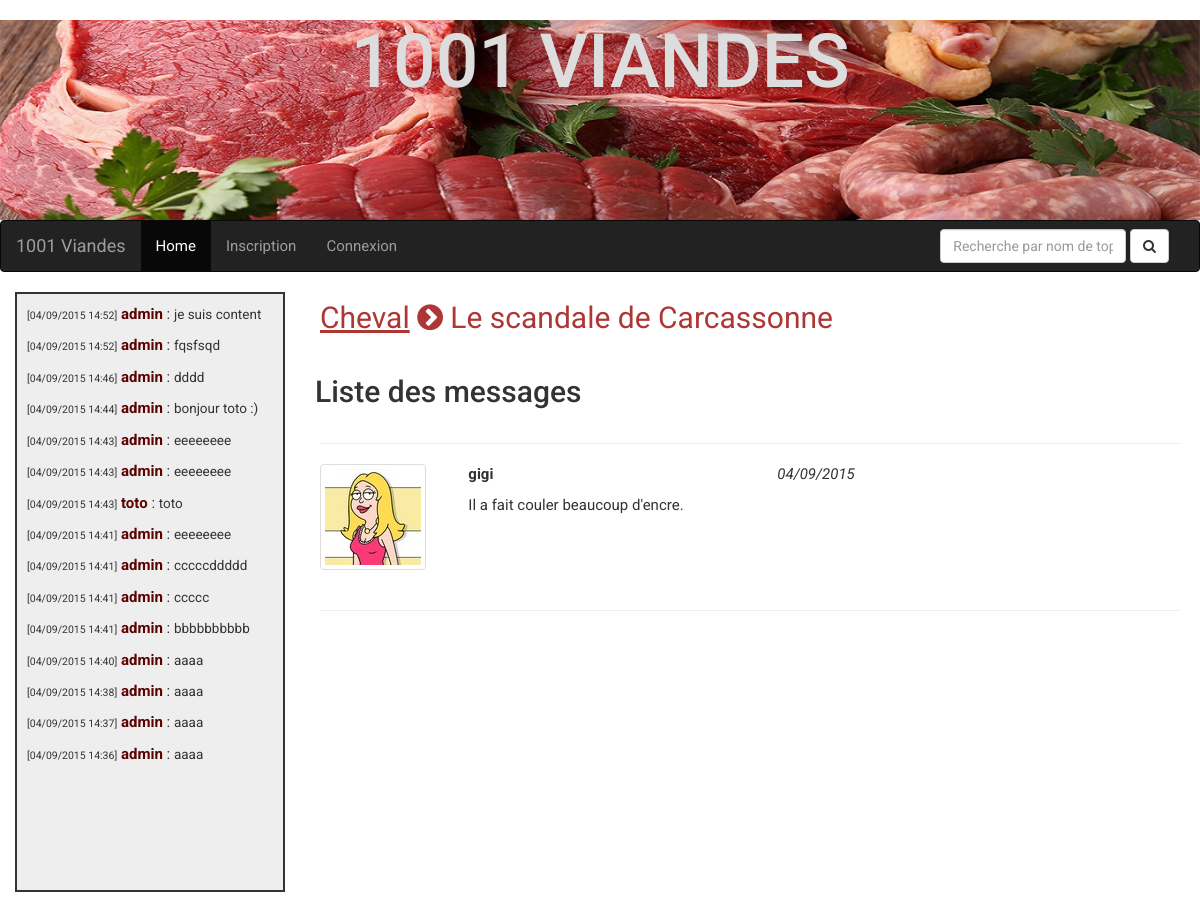
Page /home/Cheval/Le+scandale+de+Carcassonne on the earlier database version.
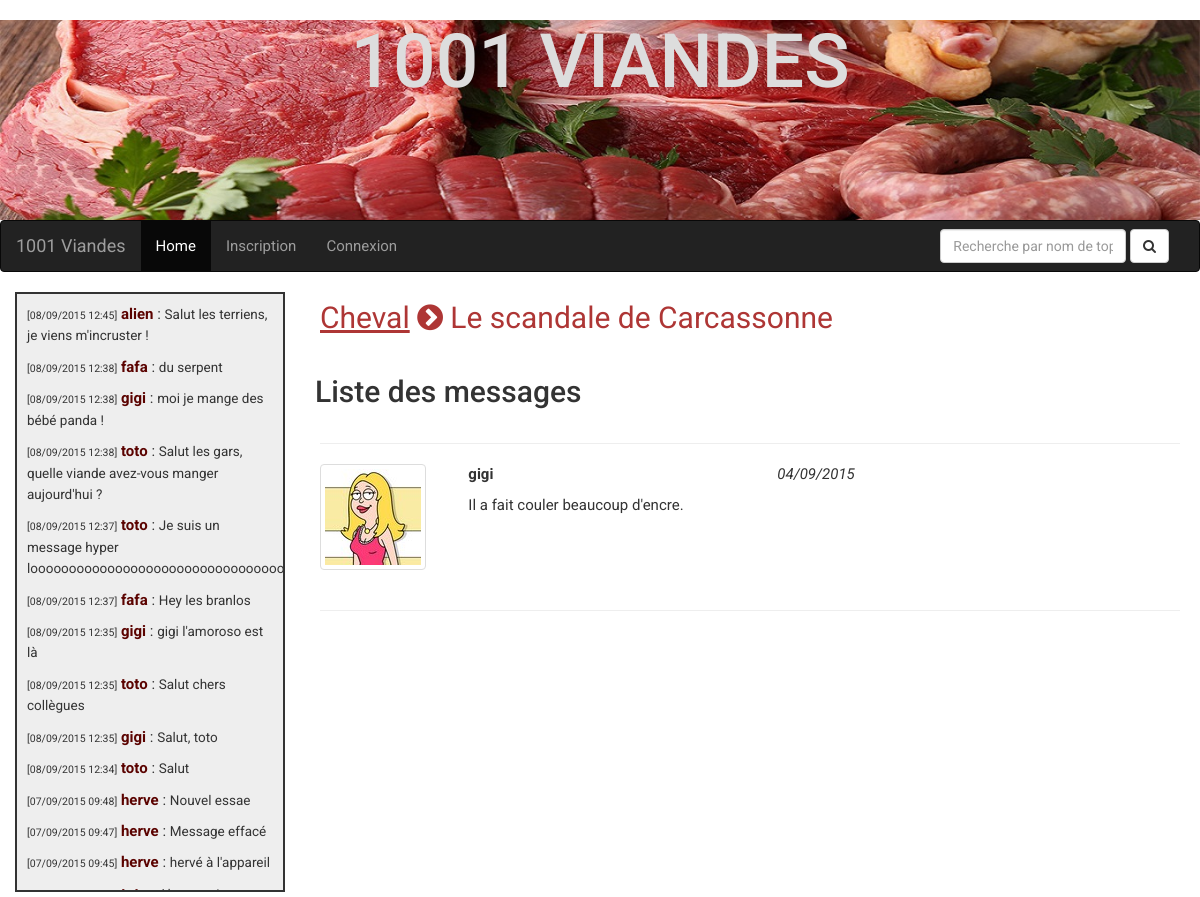
Same page on the later database version.
### tables this page shows
CREATE TABLE IF NOT EXISTS `tchat` (
  `id` int(11) NOT NULL AUTO_INCREMENT,
  `message` varchar(4096) NOT NULL,
  `date` timestamp NOT NULL DEFAULT CURRENT_TIMESTAMP,
  `id_auteur` int(11) NOT NULL,
  PRIMARY KEY (`id`),
  KEY `id_auteur` (`id_auteur`)
);

CREATE TABLE IF NOT EXISTS `user` (
  `id` int(11) NOT NULL AUTO_INCREMENT,
  `login` varchar(32) NOT NULL,
  `email` varchar(128) NOT NULL,
  `password` varchar(512) NOT NULL,
  `avatar` varchar(512) NOT NULL,
  `statut` int(11) DEFAULT NULL,
  PRIMARY KEY (`id`),
  UNIQUE KEY `login` (`login`),
  UNIQUE KEY `email` (`email`)
);

CREATE TABLE IF NOT EXISTS `categories` (
  `id` int(11) NOT NULL AUTO_INCREMENT,
  `category` varchar(128) NOT NULL,
  PRIMARY KEY (`id`),
  UNIQUE KEY `category` (`category`)
);

CREATE TABLE IF NOT EXISTS `topics` (
  `id` int(11) NOT NULL AUTO_INCREMENT,
  `titre` varchar(512) NOT NULL,
  `date` timestamp NOT NULL DEFAULT CURRENT_TIMESTAMP,
  `id_auteur` int(11) NOT NULL,
  `id_category` int(11) NOT NULL,
  PRIMARY KEY (`id`),
  KEY `id_auteur` (`id_auteur`),
  KEY `id_category` (`id_category`)
);

CREATE TABLE IF NOT EXISTS `messages` (
  `id` int(11) NOT NULL AUTO_INCREMENT,
  `contenu` varchar(4096) NOT NULL,
  `date` timestamp NOT NULL DEFAULT CURRENT_TIMESTAMP,
  `id_auteur` int(11) NOT NULL,
  `id_topic` int(11) NOT NULL,
  `signalement` int(11) NOT NULL DEFAULT '0',
  PRIMARY KEY (`id`),
  KEY `id_auteur` (`id_auteur`),
  KEY `id_topic` (`id_topic`)
);

### apps/skel.php (called while the page is built)
<?php
	require ('./views/skel.phtml');
?>

### index.php (called while the page is built, shortened)
<?php
require ('./apps/skel.php');
?>

### apps/tchat.php (called while the page is built)
<?php
$manager = new TchatManager($link);
$messages = $manager->selectLast();
require('./views/tchat.phtml');
?>

### models/TchatManager.class.php (called while the page is built, shortened)
<?php
class TchatManager
{
	private $link;
	public function __construct($link)
	{
		$this->link = $link;
	}
	public function selectLast()
	{
		$request = "SELECT * FROM tchat ORDER BY date DESC LIMIT 0, 15";
		$res = mysqli_query($this->link, $request);
		$resultat = array();
		while ($message = mysqli_fetch_object($res, 'Tchat', array($this->link)))
		{
			$resultat[] = $message;
		}
		return $resultat;
	}
}
?>

### models/Tchat.class.php (called while the page is built, shortened)
<?php
class Tchat
{
	private $message;
	private $date;
	private $id_auteur;
	private $link;
	public function __construct($link)
	{
		$this->link = $link;
	}
	public function getMessage()
	{
		return $this->message;
	}
	public function getFormatDate()
	{
		return date('d/m/Y H:i', strtotime($this->date));
	}
	public function getAuteur()
	{
		$manager = new UserManager($this->link);
		$user = $manager->selectById($this->id_auteur);
		return $user;
	}
}
?>

### models/UserManager.class.php (called while the page is built, shortened)
<?php
class UserManager
{
	private $link;
	public function __construct($link)
	{
		$this->link = $link;
	}
	public function selectById($id)
	{
		$request = "SELECT user.*,bannis.ban_date FROM user LEFT JOIN bannis ON bannis.id_user=user.id WHERE user.id = '".$id."'";
		$res = mysqli_query($this->link, $request);
		$user = mysqli_fetch_object($res, 'User', array($this->link));
		return $user;
	}
}
?>

### models/User.class.php (called while the page is built, shortened)
<?php
class User
{
	private $login;
	private $avatar;
	public function getLogin()
	{
		return $this->login;
	}
	public function getAvatar()
	{
		return $this->avatar;
	}
}
?>

### apps/messages.php (called while the page is built)
<?php
$categoryName = $_GET['category'];
$topicName = $_GET['topic'];
$manager = new CategorieManager($link);
$categorie = $manager->selectByName($categoryName);
$topic = $categorie->selectByName($topicName);
require ('views/messages.phtml');
?>

### views/content.phtml (called while the page is built)
<?php require('apps/'.$page.'.php'); ?>

### apps/content.php (called while the page is built)
<?php
	require ('./views/content.phtml');
?>

### models/CategorieManager.class.php (called while the page is built, shortened)
<?php
class CategorieManager
{
	private $link;
	public function __construct($link)
	{
		$this->link = $link;
	}
	public function selectByName($category)
	{
		$request = "SELECT * FROM categories WHERE category = '".$category."'";
		$res = mysqli_query($this->link, $request);
		$categorie = mysqli_fetch_object($res, 'Categorie', array($this->link));
		return $categorie;
	}
}
?>

### models/Categorie.class.php (called while the page is built, shortened)
<?php
class Categorie
{
	private $id;
	private $category;
	private $link;
	public function  __construct($link)
	{
		$this->link = $link;
	}
	public function getCategory()
	{
		return $this->category;
	}
	public function selectByName($topic)
	{
		$topic = mysqli_real_escape_string($this->link, $topic);
		$request = "SELECT * FROM topics WHERE titre ='".$topic."' AND id_category='".$this->id."'";
		$res = mysqli_query($this->link, $request);
		$topic = mysqli_fetch_object($res, 'Topic', array($this->link));
		return $topic;
	}
}
?>

### models/Topic.class.php (called while the page is built, shortened)
<?php
class Topic
{
	private $id;
	private $titre;
	private $link;
	public function __construct($link)
	{
		$this->link = $link;
	}
	public function getTitre()
	{
		return $this->titre;
	}
	public function selectAll()
	{
		$request = "SELECT * from messages WHERE id_topic = '".$this->id."' ORDER BY date DESC";
		$res = mysqli_query($this->link, $request);
		$resultat = array();
		while ($message = mysqli_fetch_object($res, "Message", array($this->link)))
		{
			$resultat[] = $message;
		}
		return $resultat;
	}
}
?>

### models/Message.class.php (called while the page is built, shortened)
<?php
class Message
{
	private $contenu;
	private $date;
	private $id_auteur;
	public function getContenu()
	{
		return $this->contenu;
	}
	public function getFormatDate()
	{
		return date('d/m/Y', strtotime($this->date));
	}
	public function getId_auteur()
	{
		return $this->id_auteur;
	}
}
?>

### views/display-tchat.phtml (the view)
<p>
	<span class="tchat_date">[<?=$message->getFormatDate()?>]</span>
	<span class="tchat_auteur"><?=$message->getAuteur()->getLogin()?></span> :
	<span class="tchat_message"><?=$message->getMessage()?></span>
</p>

### views/skel.phtml (shortened to what this page needs)
<!DOCTYPE html>
<html lang="fr">
<head>
	<link rel="stylesheet" href="https://maxcdn.bootstrapcdn.com/bootstrap/3.3.5/css/bootstrap.min.css">
	<link rel="stylesheet" href="./styles/style.css" />
	<link rel="stylesheet" href="https://maxcdn.bootstrapcdn.com/font-awesome/4.4.0/css/font-awesome.min.css">
</head>
<body>
	<header>
		<h1>1001 viandes</h1>
	</header>
	<?php
		require ('./apps/menu.php');
	?>
	<div class="container-fluid">
		<div class="row">
			<div class="col-md-3">
				<?php
					require ('./apps/tchat.php');
				?>
			</div>
			<div class="col-md-9 main-content">
				<?php
					require ('./apps/content.php');
				?>
			</div>
		</div>
	</div>
</body>
</html>

### apps/menu.php
<?php
if (isset($_SESSION['id'], $_SESSION['admin']) && $_SESSION['admin'] == TRUE)
{
	require ('./views/menu-admin.phtml');
}
else if (isset($_SESSION['id']))
{
	require ('./views/menu-client.phtml');
}
else
{
	require ('./views/menu.phtml');
}
?>

### views/menu.phtml (shortened to what this page needs)
<nav class="navbar navbar-inverse">
    <div class="container-fluid">
        <div class="navbar-header">
            <a class="navbar-brand" href="home"><img class="logo" src="" alt=""/>1001 Viandes</a>
        </div>
        <div class="collapse navbar-collapse" id="bs-example-navbar-collapse-1">
            <ul class="nav navbar-nav">
                <li class="active"><a href="home">Home <span class="sr-only">(current)</span></a></li>
                <li><a href="register">Inscription</a></li>
                <li><a href="login">Connexion</a></li>
            </ul>
            <form method="post" action="search" class="navbar-form navbar-right">
                <div class="form-group">
                  <input name="string" type="text" class="form-control string" placeholder="Recherche par nom de topic">
                </div>
                <button name="search" type="submit" class="btn btn-default"><i class="fa fa-search"></i></button>
            </form>
        </div>
    </div>
</nav>

### views/tchat.phtml (shortened to what this page needs)
<div class="full-tchat">
	<div class="tchat">
		<?php require ('./apps/display-tchat.php'); ?>
	</div>
</div>

### apps/display-tchat.php
<?php
$i=0;
while (isset($messages[$i]))
{
	$message = $messages[$i];
	require ('./views/display-tchat.phtml');
	$i++;
}

### apps/home.php (shortened to what this page needs)
<?php
if (isset($_GET['category'], $_GET['topic']))
	require ('./apps/messages.php');
?>

### views/messages.phtml (shortened to what this page needs)
<div class="messages">
	<div class="chemin">
		<p>
			<a href="home/<?=$categorie->getCategory()?>"><?=htmlentities($categorie->getCategory())?></a> <i class="fa fa-chevron-circle-right"></i> <?=htmlentities($topic->getTitre())?>
			</p>
	</div>
	<h2>Liste des messages</h2>
	<?php require ('./apps/display-messages.php'); ?>
</div>

### apps/display-messages.php (shortened to what this page needs)
<?php
$messages = $topic->selectAll();
$i=0;
while (isset($messages[$i]))
{
	$message = $messages[$i];
	$date = $messages[$i]->getFormatDate();
	$id_user = $messages[$i]->getId_auteur();
	$usermanager = new UserManager($link);
	$user = $usermanager->selectById($id_user);
	require ('./views/display-messages.phtml');
	$i++;
}
?>

### views/display-messages.phtml (shortened to what this page needs)
<div class="messages-content">
	<hr>
	<div class="row">
		<div class="col-md-2">
			<div class="avatar">
				<img class="thumbnail" src="<?=htmlentities($user->getAvatar())?>" alt="">
			</div>
		</div>
		<div class="col-md-10">
			<div class="row">
				<div class="col-md-5">
					<?php
					if(isset($_SESSION['id'])){
					?>
						<p><a href='membre/<?=$user->getId()?>'><strong><?=htmlentities($user->getLogin())?></strong></a></p>
					<?php
					}
					else{
					?>
						<p><strong><?=htmlentities($user->getLogin())?></strong></p>
					<?php
					}
					?>
				</div>
				<div class="col-md-5">
					<p><em><?=$date?></em></p>
				</div>
			</div>
			<div class="wrapper-message"><p><?=nl2br(htmlentities($message->getContenu()))?></p></div>
		</div>
	</div>
	<hr>
</div>

### styles/style.css (style rules this page uses)
* { box-sizing: border-box; }
img { max-width: 100%; }
.tchat { border: 2px solid #333; background: #eee; padding: 10px; height: 600px; overflow-y: scroll; margin-bottom: 5px; }
.tchat_date { font-size: 0.7em; }
.tchat_auteur { font-weight: bold; color: #5B0300; }
.tchat_message { font-size: 0.9em; }
body { font-family: Roboto; font-weight: 400; font-size: 1.5em; }
header { background: url('../img/viandes3.jpg') center center no-repeat; background-size: cover; min-height: 200px; text-align: center; }
header h1 { text-transform: uppercase; color: #DDD; font-size: 5em; }
.chemin, .add, .messages-content, .messages-modif { padding: 5px; }
.chemin p { font-size: 2em; }
.chemin a, .chemin p, .gestion h1 { color: #AE3635; }
.chemin a { text-decoration: underline; }

Differences in the rows shown:
no longer on this page (row unchanged): tchat: date "04/09/2015 14:52", id_auteur.login "admin", message "je suis content"
removed tchat: date "04/09/2015 14:52", id_auteur.login "admin", message "fqsfsqd"
removed tchat: date "04/09/2015 14:46", id_auteur.login "admin", message "dddd"
no longer on this page (row unchanged): tchat: date "04/09/2015 14:44", id_auteur.login "admin", message "bonjour toto :)"
removed tchat: date "04/09/2015 14:43", id_auteur.login "admin", message "eeeeeeee"
removed tchat: date "04/09/2015 14:43", id_auteur.login "admin", message "eeeeeeee"
no longer on this page (row unchanged): tchat: date "04/09/2015 14:43", id_auteur.login "toto", message "toto"
removed tchat: date "04/09/2015 14:41", id_auteur.login "admin", message "eeeeeeee"
removed tchat: date "04/09/2015 14:41", id_auteur.login "admin", message "cccccddddd"
removed tchat: date "04/09/2015 14:41", id_auteur.login "admin", message "ccccc"
removed tchat: date "04/09/2015 14:41", id_auteur.login "admin", message "bbbbbbbbbb"
removed tchat: date "04/09/2015 14:40", id_auteur.login "admin", message "aaaa"
removed tchat: date "04/09/2015 14:38", id_auteur.login "admin", message "aaaa"
removed tchat: date "04/09/2015 14:37", id_auteur.login "admin", message "aaaa"
removed tchat: date "04/09/2015 14:36", id_auteur.login "admin", message "aaaa"
added tchat: date "08/09/2015 12:45", id_auteur.login "alien", message "Salut les terriens, je viens m'incruster !"
added tchat: date "08/09/2015 12:38", id_auteur.login "fafa", message "du serpent"
added tchat: date "08/09/2015 12:38", id_auteur.login "gigi", message "moi je mange des bébé panda !"
added tchat: date "08/09/2015 12:38", id_auteur.login "toto", message "Salut les gars, quelle viande avez-vous manger aujourd'hui ?"
added tchat: date "08/09/2015 12:37", id_auteur.login "toto", message "Je suis un message hyper…"
added tchat: date "08/09/2015 12:37", id_auteur.login "fafa", message "Hey les branlos"
added tchat: date "08/09/2015 12:35", id_auteur.login "gigi", message "gigi l'amoroso est là"
added tchat: date "08/09/2015 12:35", id_auteur.login "toto", message "Salut chers collègues"
added tchat: date "08/09/2015 12:35", id_auteur.login "gigi", message "Salut, toto"
added tchat: date "08/09/2015 12:34", id_auteur.login "toto", message "Salut"
added tchat: date "07/09/2015 09:48", id_auteur.login "herve", message "Nouvel essae"
added tchat: date "07/09/2015 09:47", id_auteur.login "herve", message "Message effacé"
added tchat: date "07/09/2015 09:45", id_auteur.login "herve", message "hervé à l'appareil"
